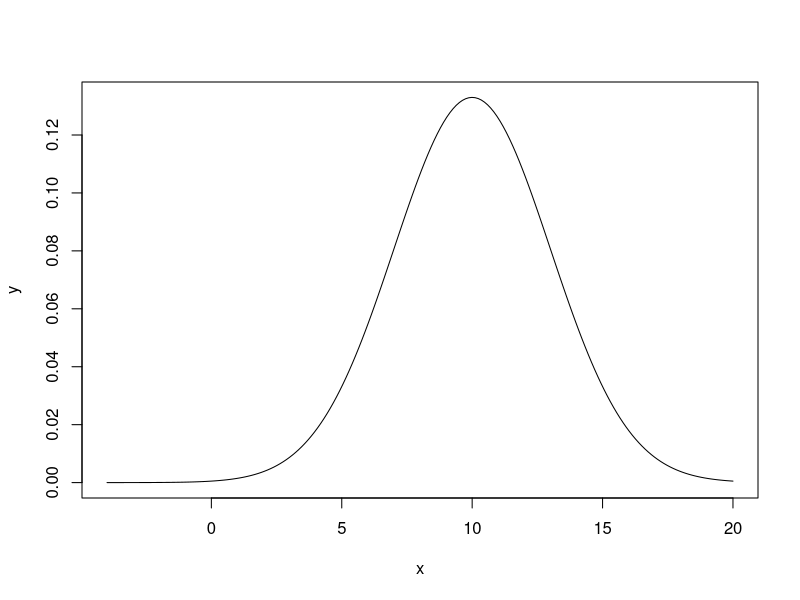

Here is the R script that generated this plot:
# page number: 214

mean<-10
std<-3

upper<-16
lower<-4

Z<-function(x){ 
	return((x-mean)/std) 
}

fz<-function(x){ 
	if(x==2) 
		return(.9772) 
	else if(x==-2) 
		return(.0228)
}

ans<-fz(Z(upper))-fz(Z(lower))
print(ans)

x=seq(-4,20,length=200)
y=dnorm(x,mean=10,sd=3)
plot(x,y,type='l')